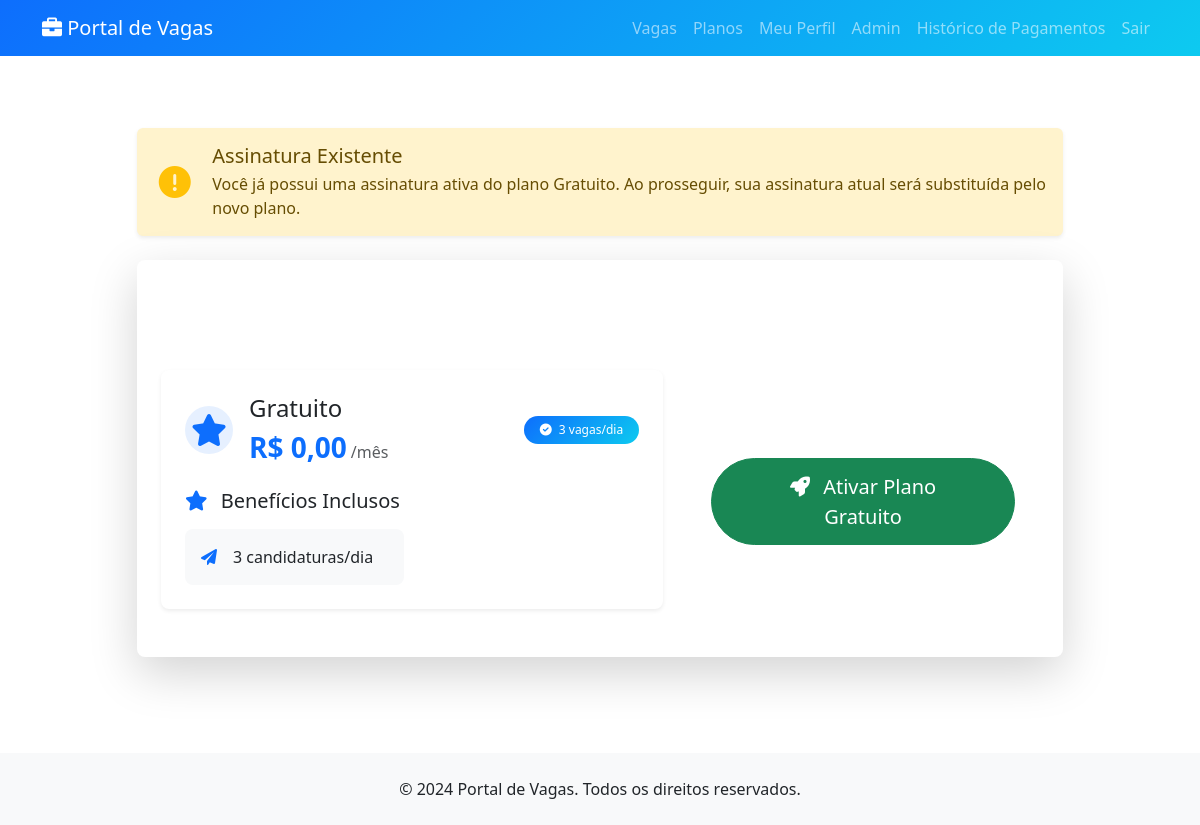
Screenshot of /planos/checkout/10/ (signed in) with the database file from the repository.
### jobs/models.py (models this page shows, shortened)
class Assinatura(models.Model):
    user = models.ForeignKey(User, on_delete=models.CASCADE)
    plano = models.ForeignKey('Plano', on_delete=models.CASCADE)
    data_inicio = models.DateTimeField(auto_now_add=True)
    data_fim = models.DateTimeField()
    ativa = models.BooleanField(default=True)
    renovacao_automatica = models.BooleanField(default=True)
    ultima_renovacao = models.DateTimeField(null=True, blank=True)
    proxima_cobranca = models.DateTimeField(null=True, blank=True)

class Plano(models.Model):
    NIVEL_CHOICES = (
        ('free', 'Gratuito'),
        ('basic', 'Básico'),
        ('premium', 'Premium'),
        ('enterprise', 'Empresarial'),
    )
    nome = models.CharField(max_length=100)
    nivel = models.CharField(max_length=20, choices=NIVEL_CHOICES)
    preco = models.DecimalField(max_digits=10, decimal_places=2)
    descricao = models.TextField()
    vagas_por_dia = models.IntegerField(default=3)  # Número de vagas que pode se candidatar por dia
    destaque_cv = models.BooleanField(default=False)  # CV aparece primeiro para as empresas
    acesso_antecipado = models.BooleanField(default=False)  # Acesso a vagas antes dos outros
    contato_direto = models.BooleanField(default=False)  # Contato direto com recrutadores
    notificacoes = models.BooleanField(default=False)  # Notificações de novas vagas
    mentoria = models.BooleanField(default=False)  # Acesso a mentoria de carreira

### jobs/views.py (the view, shortened to what this page needs)
# urls.py: path('planos/checkout/<int:plano_id>/', views.checkout, name='checkout'),
@login_required
def checkout(request, plano_id):
    try:
        plano = get_object_or_404(Plano, id=plano_id)
        assinatura_existente = Assinatura.objects.filter(
            user=request.user,
            ativa=True
        ).first()
        if plano.preco == 0:
            if request.method == 'POST':
                pass
            return render(request, 'jobs/checkout.html', {
                'plano': plano,
                'assinatura_existente': assinatura_existente
            })
    except Exception as e:
        messages.error(request, 'Ocorreu um erro ao processar o checkout. Tente novamente.')
        return redirect('planos')

### jobs/templates/jobs/checkout.html (shortened to what this page needs)
{% extends 'base.html' %}
{% block content %}
<div class="container py-5">
    <div class="row justify-content-center">
        <div class="col-md-10">
            {% if assinatura_existente %}
            <div class="alert alert-warning mb-4 border-0 shadow-sm">
                <div class="d-flex align-items-center">
                    <div class="alert-icon me-3">
                        <i class="fas fa-exclamation-circle fa-2x text-warning"></i>
                    </div>
                    <div>
                        <h5 class="mb-1">Assinatura Existente</h5>
                        <p class="mb-0">Você já possui uma assinatura ativa do plano {{ assinatura_existente.plano.nome }}.
                        Ao prosseguir, sua assinatura atual será substituída pelo novo plano.</p>
                    </div>
                </div>
            </div>
            {% endif %}
            <div class="card shadow-lg border-0 rounded-3 overflow-hidden">
                <div class="card-header bg-gradient text-white p-4 border-0">
                    <h2 class="text-center mb-0 d-flex align-items-center justify-content-center">
                        <i class="fas {% if plano.preco == 0 %}fa-gift{% else %}fa-shopping-cart{% endif %} me-3"></i>
                    </h2>
                </div>
                <div class="card-body p-4">
                    <div class="row">
                        <div class="col-lg-7 {% if plano.preco > 0 %}border-end{% endif %}">
                            <div class="card shadow-sm border-0 rounded-3 mb-4">
                                <div class="card-body p-4">
                                    <div class="d-flex align-items-center mb-4">
                                        <div class="plan-icon me-3">
                                            {% if plano.nome == 'Premium' %}
                                                <i class="fas fa-crown fa-2x text-warning"></i>
                                            {% elif plano.nome == 'Empresarial' %}
                                                <i class="fas fa-building fa-2x text-primary"></i>
                                            {% else %}
                                                <i class="fas fa-star fa-2x text-primary"></i>
                                            {% endif %}
                                        </div>
                                        <div>
                                            <h3 class="h4 mb-2">{{ plano.nome }}</h3>
                                            <div class="pricing">
                                                <span class="h3 fw-bold text-primary mb-0">R$ {{ plano.preco|floatformat:2 }}</span>
                                                <span class="text-muted">/mês</span>
                                            </div>
                                        </div>
                                        <div class="ms-auto">
                                            <span class="badge bg-primary rounded-pill px-3 py-2">
                                                <i class="fas fa-check-circle me-1"></i>
                                                {{ plano.vagas_por_dia }} vagas/dia
                                            </span>
                                        </div>
                                    </div>
                                    <h5 class="mb-3">
                                        <i class="fas fa-star text-primary me-2"></i>
                                        Benefícios Inclusos
                                    </h5>
                                    <div class="row g-3">
                                        <div class="col-md-6">
                                            <div class="d-flex align-items-center p-3 bg-light rounded-3">
                                                <i class="fas fa-paper-plane text-primary me-3"></i>
                                                <span>{{ plano.vagas_por_dia }} candidaturas/dia</span>
                                            </div>
                                        </div>
                                    </div>
                                </div>
                            </div>
                        </div>
                        <div class="col-lg-5">
                            <div class="payment-section h-100 d-flex flex-column justify-content-center p-4">
                                <div class="text-center">
                                    {% if plano.preco > 0 %}
                                        <img src="https://www.mercadopago.com/org-img/MP3/home/logomp3.gif"
                                             alt="Mercado Pago"
                                             class="img-fluid mb-4"
                                             style="max-height: 40px;">
                                        <div class="cho-container w-100 mb-3"></div>
                                        <div class="text-muted mt-3">
                                            <i class="fas fa-shield-alt me-2"></i>
                                            Pagamento 100% seguro via Mercado Pago
                                        </div>
                                    {% else %}
                                        <button type="submit" class="btn btn-success btn-lg rounded-pill px-5">
                                            <i class="fas fa-rocket me-2"></i>
                                            Ativar Plano Gratuito
                                        </button>
                                    {% endif %}
                                </div>
                            </div>
                        </div>
                    </div>
                </div>
            </div>
        </div>
    </div>
</div>
{% endblock %}

### static/jobs/css/style.css (style rules this page uses)
.card { transition: transform 0.2s ease-in-out; }
.badge { font-weight: 500; padding: 0.5em 0.8em; }
.text-primary { color: #0d6efd !important; }
.bg-primary { background: linear-gradient(135deg, #0d6efd 0%, #0dcaf0 100%) !important; }
.btn { padding: 0.5rem 1.5rem; border-radius: 0.5rem; }
.btn-lg { padding: 0.8rem 2rem; }

### jobs/templates/jobs/checkout.html (style rules this page uses)
.bg-gradient { background: linear-gradient(45deg, #007bff, #0056b3); }
.alert-icon { width: 48px; height: 48px; display: flex; align-items: center; justify-content: center; }
.plan-icon { width: 48px; height: 48px; display: flex; align-items: center; justify-content: center; background-color: rgba(13, 110, 253, 0.1); border-radius: 50%; }
.pricing { display: flex; align-items: baseline; gap: 4px; }
.badge { font-weight: 500; }
.bg-light { background-color: #f8f9fa !important; }

### rows the page displays
Assinatura: plano.nome "Gratuito"
Plano: nome "Gratuito", preco "0,00", vagas_por_dia "3"
